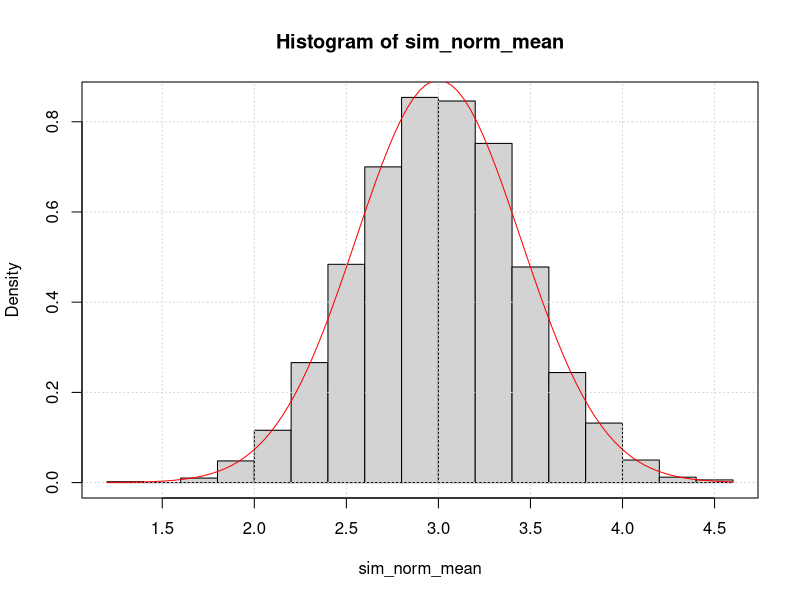
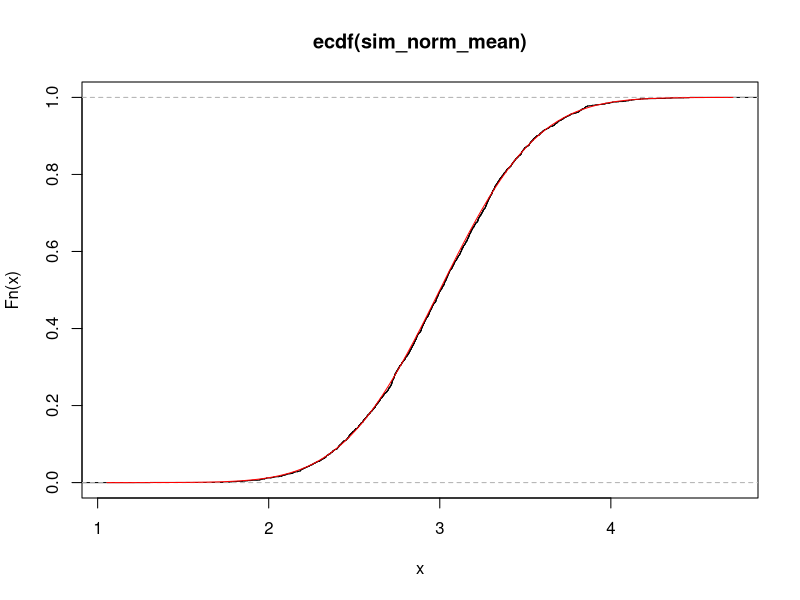
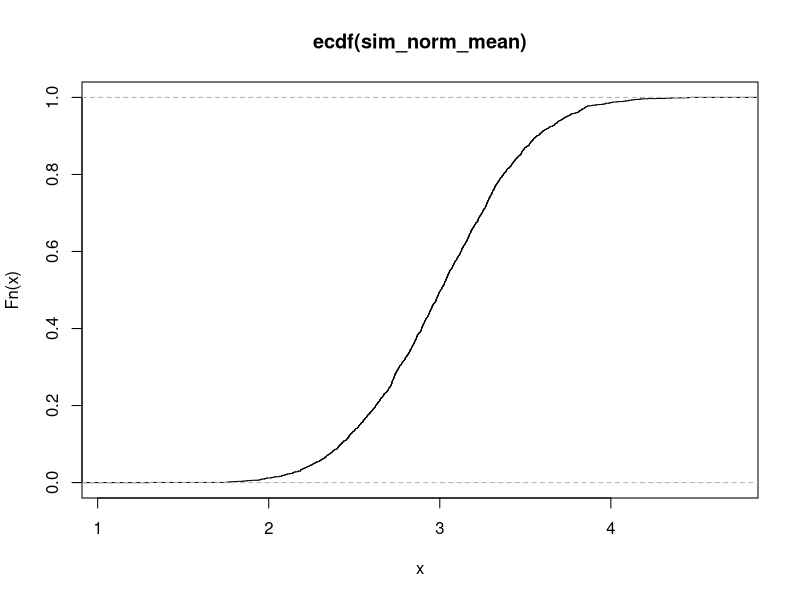
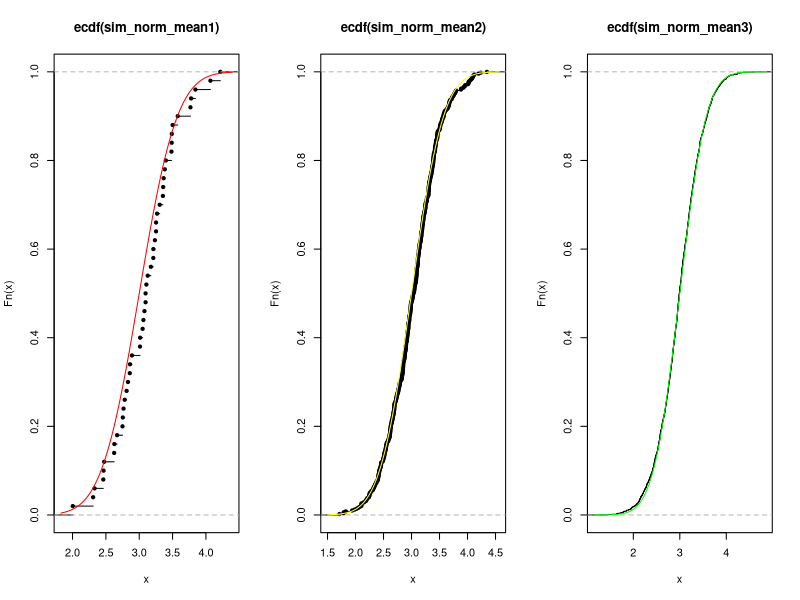
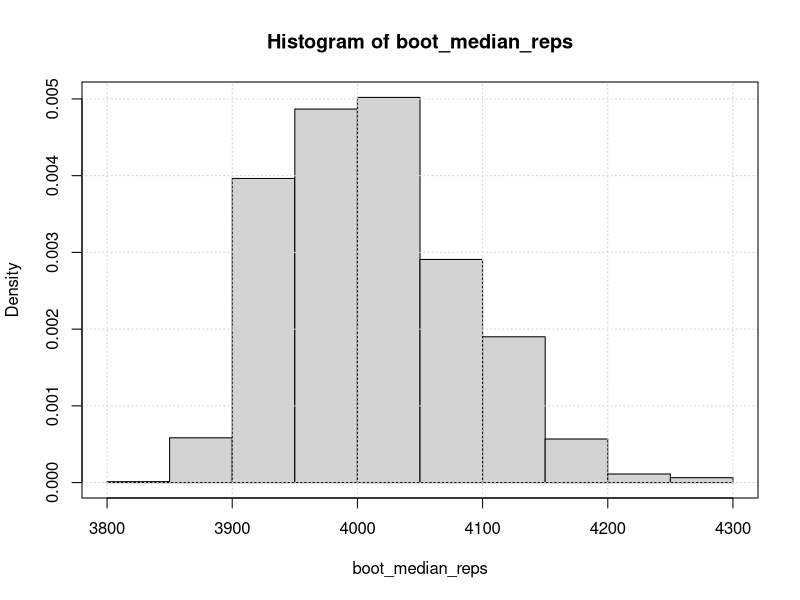

Write the R code that produced these figures, in order.
sim_norm_calc_mean = function(){
  data=rnorm(n=20,mean=3,sd=2)
  sum(data)/length(data)
}

sim_norm_mean = replicate(n=2500,sim_norm_calc_mean())

hist(sim_norm_mean,probability=T)
grid()
box()
curve(dnorm(x,3,sqrt(4/20)),add=TRUE,col='red')

plot(ecdf(sim_norm_mean))
curve(pnorm(x,3,sqrt(4/20)),add=TRUE,col='red')



plot(ecdf(sim_norm_mean))
par(mfrow=c(1,3))
replicate(n=50,sim_norm_calc_mean())->sim_norm_mean1
replicate(n=500,sim_norm_calc_mean())->sim_norm_mean2
replicate(n=2500,sim_norm_calc_mean())->sim_norm_mean3
plot(ecdf(sim_norm_mean1))
curve(pnorm(x,3,sqrt(4/20)),add=TRUE,col='red')
plot(ecdf(sim_norm_mean2))
curve(pnorm(x,3,sqrt(4/20)),add=TRUE,col='yellow')
plot(ecdf(sim_norm_mean3))
curve(pnorm(x,3,sqrt(4/20)),add=TRUE,col='green')







install.packages("palmerpenguins",dependencies = TRUE)
library(palmerpenguins)

peng=na.omit(penguins)
mass=peng$body_mass_g


boot_data_calc_median=function(data){
  boot_samp= sample(data,replace=TRUE)
  median(boot_samp)
}

boot_median_reps=replicate(n=5000,boot_data_calc_median(mass))

par(mfrow=c(1,1))
hist(boot_median_reps,probability=T)
grid()
box()
